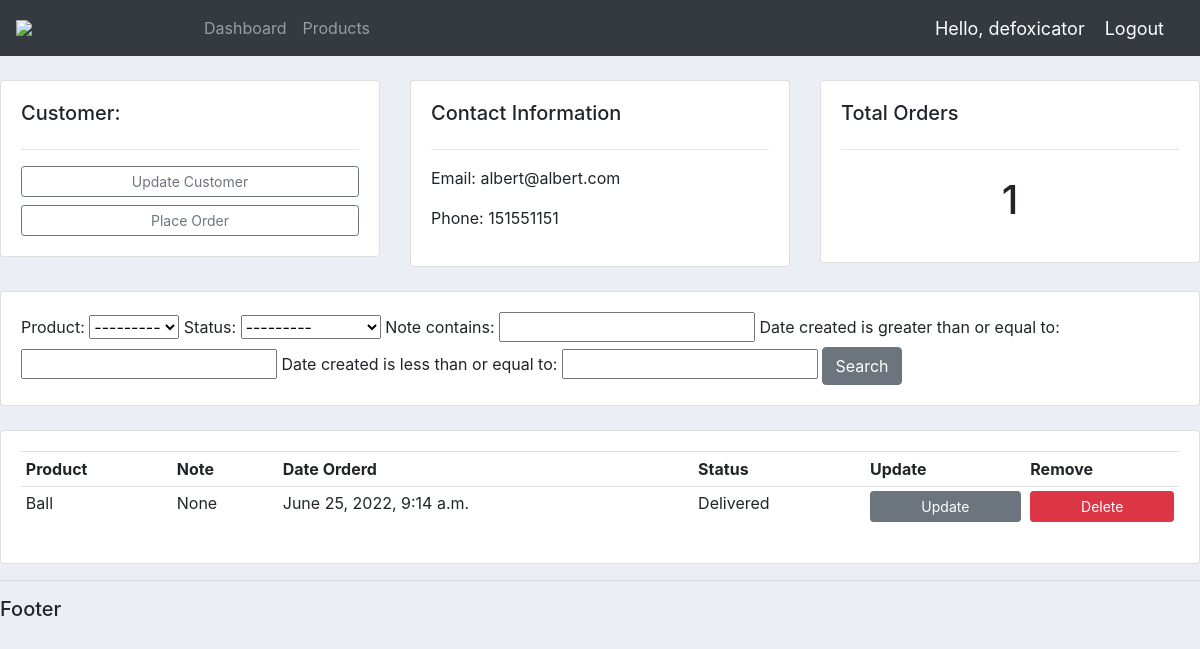
The page /customer/2/ (signed in) on the database its author committed.
### accounts/models.py (models this page shows, shortened)
class Customer(models.Model):
    name = models.CharField(max_length=200, null=True)
    phone = models.CharField(max_length=200, null=True)
    email = models.CharField(max_length=200, null=True)
    date_created = models.DateTimeField(auto_now_add=True, null=True)

class Order(models.Model):
    STATUS = (
        ('Pending', 'Pending'),
        ('Out for delivery', 'Out for delivery'),
        ('Delivered', 'Delivered'),
    )
    customer = models.ForeignKey(Customer, null=True, on_delete=models.SET_NULL)
    product = models.ForeignKey(Product, null=True, on_delete=models.SET_NULL)
    date_created = models.DateTimeField(auto_now_add=True, null=True)
    status = models.CharField(max_length=200, null=True, choices=STATUS)
    note = models.CharField(max_length=1000, null=True)

class Product(models.Model):
    CATEGORY = (
        ('Indoor', 'Indoor'),
        ('Outdoor', 'Outdoor'),
        )
    name = models.CharField(max_length=200, null=True)
    price = models.FloatField(null=True)
    category = models.CharField(max_length=200, null=True, choices=CATEGORY)
    description = models.CharField(max_length=200, null=True, blank=True)
    date_created = models.DateTimeField(auto_now_add=True, null=True)
    tags = models.ManyToManyField(Tag)
    def __str__(self):
        return self.name

### accounts/decorators.py (the view)
        def wrapper_func(request, *args, **kwargs):
            group = None
            if request.user.groups.exists():
                group = request.user.groups.all()[0].name
            if group in allowed_roles:
                return view_func(request, *args, **kwargs)
            else:
                return HttpResponse("You are not authrized to view this page.")

### accounts/views.py (called while the page is built)
@login_required(login_url='login')
@allowed_users(allowed_roles=['admin'])
def customer(request, pk_test):
    customer = Customer.objects.get(id=pk_test)
    orders = customer.order_set.all()
    order_count = orders.count()
    myFilter = OrderFilter(request.GET, queryset=orders)
    orders = myFilter.qs
    context = {
        'customer': customer,
        'orders': orders,
        'order_count': order_count,
        'myFilter': myFilter,
    }
    return render(request, 'accounts/customer.html', context)

### accounts/templates/accounts/customer.html
{%  extends 'accounts/main.html' %}
{% block content %}
	<br>
<div class="row">
	<div class="col-md">
		<div class="card card-body">
			<h5>Customer:</h5>
			<hr>
			<a class="btn btn-outline-secondary  btn-sm btn-block" href="">Update Customer</a>
			<a class="btn btn-outline-secondary  btn-sm btn-block" href="{% url 'create_order' customer.id %}">Place Order</a>
		</div>
	</div>
	<div class="col-md">
		<div class="card card-body">
			<h5>Contact Information</h5>
			<hr>
			<p>Email: {{ customer.email }}</p>
			<p>Phone: {{ customer.phone }}</p>
		</div>
	</div>
	<div class="col-md">
		<div class="card card-body">
			<h5>Total Orders</h5>
			<hr>
			<h1 style="text-align: center;padding: 10px">{{ order_count }}</h1>
		</div>
	</div>
</div>
<br>
<div class="row">
	<div class="col">
		<div class="card card-body">
			<form method="get">
				{{ myFilter.form }}
		    <button class="btn btn-secondary" type="submit">Search</button>
		  </form>
		</div>
	</div>
</div>
<br>
<div class="row">
	<div class="col-md">
		<div class="card card-body">
			<table class="table table-sm">
				<tr>
					<th>Product</th>
					<th>Note</th>
					<th>Date Orderd</th>
					<th>Status</th>
					<th>Update</th>
					<th>Remove</th>
				</tr>
				{% for order in orders %}
				<tr>
					<td>{{order.product}}</td>
					<td>{{order.note}}</td>
					<td>{{order.date_created}}</td>
					<td>{{order.status}}</td>
					<td><a class="btn btn-secondary btn-sm btn-block" href="{% url 'update_order' order.id %}">Update</td>
					<td><a class="btn btn-sm btn-danger btn-sm btn-block" href="{% url 'delete_order' order.id %}">Delete</td>
				</tr>
				{% endfor %}
			</table>
		</div>
	</div>
</div>
{% endblock %}

### accounts/templates/accounts/navbar.html (shortened to what this page needs)
{% load static %}
<nav class="navbar navbar-expand-lg navbar-dark bg-dark">
    <img class="logo" src="{% static 'images/logo long.bmp' %}" width="180px">
    <div class="collapse navbar-collapse" id="navbarNav">
      <ul class="navbar-nav">
        {% if request.user.is_staff %}
        <li class="nav-item">
          <a class="nav-link" href="#">Dashboard</a>
        </li>
        <li class="nav-item">
          <a class="nav-link" href="#">Products</a>
        </li>
        {% endif %}
      </ul>
    </div>
    <span class="hello-msg">Hello, {{ request.user }}</span>
    <span><a class="hello-msg" href="{% url 'logout' %}">Logout</a></span>
  </nav>

### static/css/main.css (style rules this page uses)
body { background-color: #ebeff5; }

### accounts/templates/accounts/navbar.html (style rules this page uses)
.hello-msg { font-size: 18px; color: #fff; margin-right: 20px; }

### rows shown on the page
Customer: email "albert@albert.com", phone "151551151"
Order: product "Ball", note "None", date_created "June 25, 2022, 9:14 a.m.", status "Delivered"

### other values the page prints
{{ request.user }} "defoxicator"
{{ order_count }} "1"
